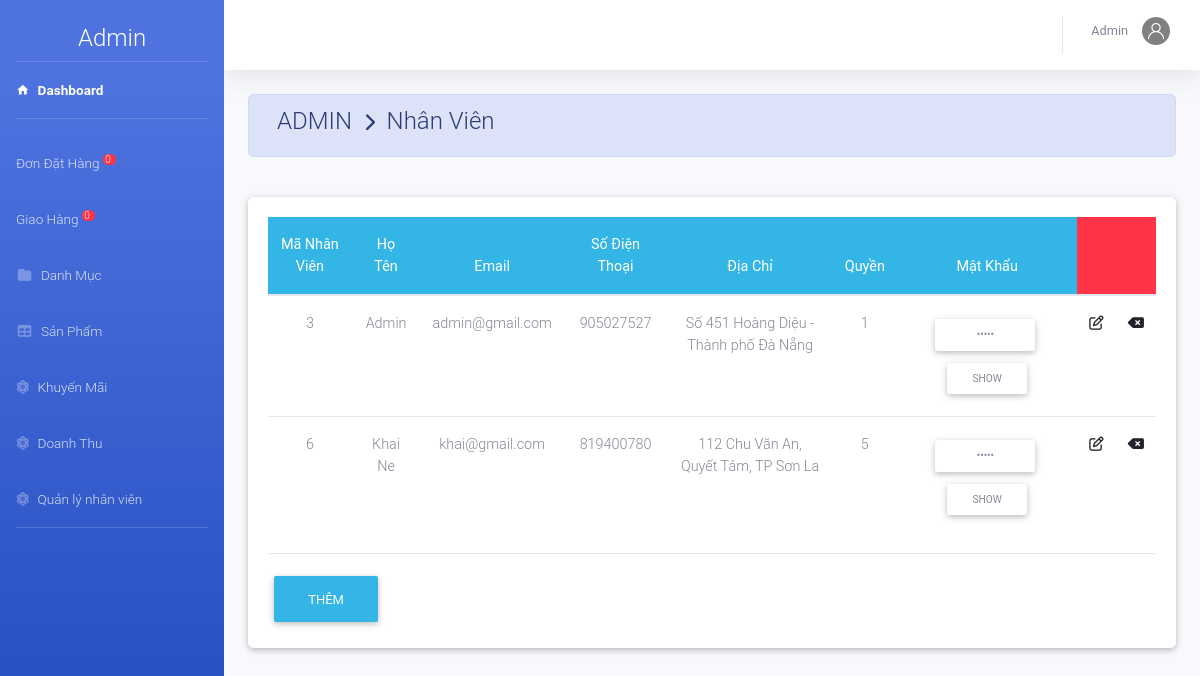
The app's page /admin/index.php?action=nhanvien (signed in) with its own data.
### tables this page shows
CREATE TABLE `nhanvien` (
  `MaNV` int(11) NOT NULL,
  `TenNV` varchar(50) NOT NULL,
  `Email` varchar(50) NOT NULL,
  `SDT` int(12) NOT NULL,
  `DiaChi` text NOT NULL,
  `MatKhau` varchar(50) NOT NULL,
  `Quyen` int(20) NOT NULL
);

### admin/nhanvien/danhsach.php (the view, shortened to what this page needs)
<?php
	$sql="select *from nhanvien";
	$rs=mysqli_query($conn,$sql);
 ?>
<div class="container-fluid">
    <div class=" alert alert-primary">
        <h4 class="page-title">
             ADMIN &#160;<i class="fas fa-chevron-right" style="font-size: 18px"></i>&#160; Nhân Viên
        </h4>
    </div><br>
    <div class="card">
        <div class="card-body">
            <table class="table table-hover m-auto text-center" style="font-size: 13px;">
                <thead class="badge-info">
                    <tr>
                        <th>Mã Nhân Viên</th>
                        <th>Họ Tên</th>
                        <th>Email</th>
                        <th>Số Điện Thoại</th>
                        <th>Địa Chỉ</th>
                        <th>Quyền</th>
                        <th>Mật Khẩu</th>
                        <th colspan="2" class="badge-danger"></th>
                    </tr>
                </thead>
                <tbody>
                    <?php $so=0;
				 while ($row=mysqli_fetch_array($rs)) { ?>
                    <tr>
                        <td><?php echo $row['MaNV']; ?></td>
                        <td><?php echo $row['TenNV']; ?></td>
                        <td><?php echo $row['Email']; ?></td>
                        <td><?php echo $row['SDT']; ?></td>
                        <td><?php echo $row['DiaChi']; ?></td>
                        <td><?php echo $row['Quyen']; ?></td>
                        <td><input type="password" readonly class="btn btn-sm bt"
                                value="<?php echo $row['MatKhau']; ?>"></td>
                        <td><a href="index.php?action=nhanvien&view=sua&manv=<?php echo $row['MaNV']; ?>"><i
                                    class="far fa-edit"></i></a></td>
                        <td><a href="nhanvien/xuly.php?xoa&manv=<?php echo $row['MaNV']; ?>"><i
                                    class="fas fa-backspace"></i></a></td>
                    </tr>
                    <?php	} ?>
                </tbody>
            </table>
            <hr>
            <div class="m-auto">
                <a href="?action=nhanvien&view=them"><button class="btn btn-info" type="button">Thêm</button></a>
            </div>
        </div>
    </div>
</div>

### admin/nhanvien/danhsach.php (style rules this page uses)
.bt { width: 100px; font-size: 0.85em; }

### records on screen
nhanvien: MaNV "3", TenNV "Admin", Email "admin@gmail.com", SDT "905027527", DiaChi "Số 451 Hoàng Diệu - Thành phố Đà Nẵng", Quyen "1"
nhanvien: MaNV "6", TenNV "Khai Ne", Email "khai@gmail.com", SDT "819400780", DiaChi "112 Chu Văn An, Quyết Tâm, TP Sơn La", Quyen "5"

### other values on screen
$dem "0"
$nv['TenNV'] "Admin"
